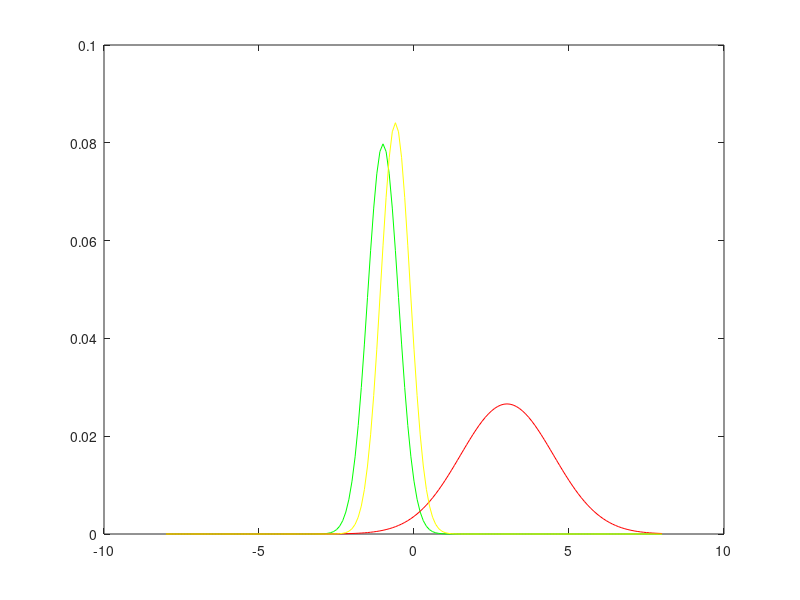

Reproduce this figure in MATLAB.
%% Bayesian integration with Gaussians
%More specifically MLE estimation

clf

%axis
x=-8:0.1:8

%visual likelihood
muV=-1;
sigmaV=.5;
pV=exp(-(x-muV).^2/(2*sigmaV^2));
pV=pV/sum(pV);
plot(x,pV,'g');

%auditory likelihood
muA=3;
sigmaA=1.5;
pA=exp(-(x-muA).^2/(2*sigmaA^2));
pA=pA/sum(pA);
hold on
plot(x,pA,'r');

%joint estimation
posterior=pV.*pA;
posterior=posterior/(sum(posterior));
plot(x,posterior,'y');
hold off